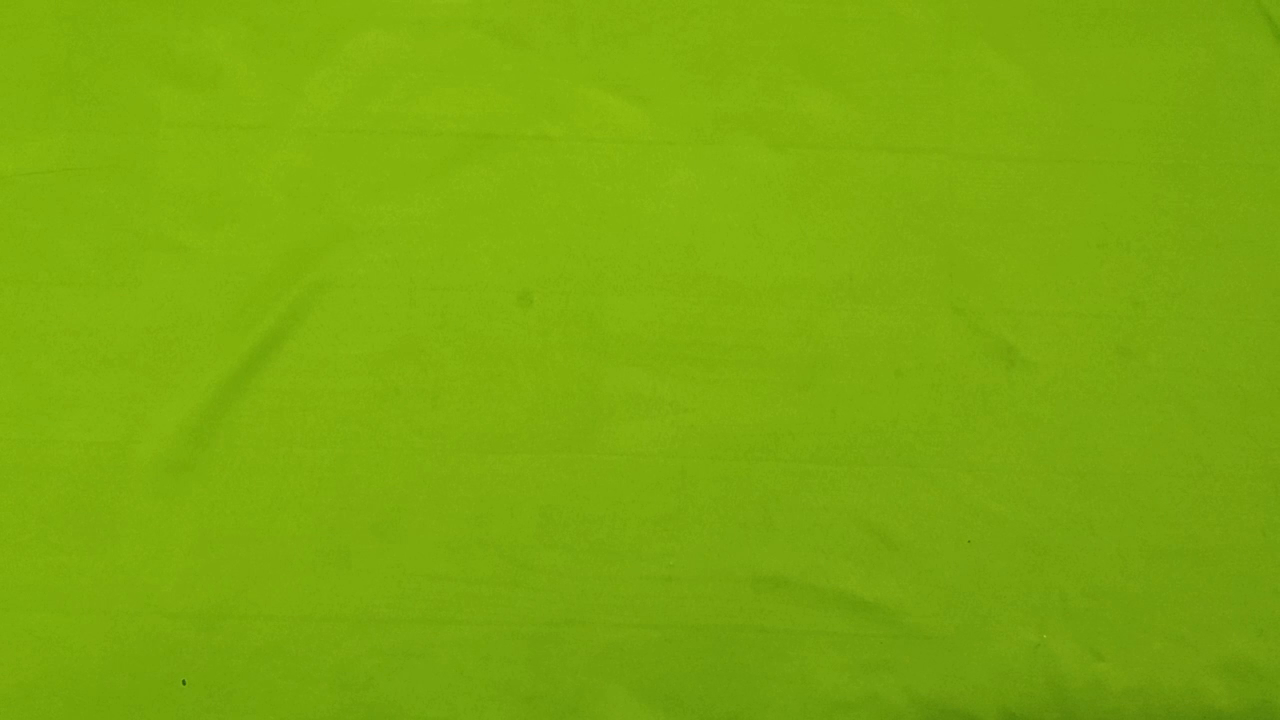
#> input picture frame 6 of video1280-horizontal.mp4, 1280 x 720 px
$ python punto2.py
#> lines starting #> are read from the running program, lines starting #| are printed output that depends on the picture; after the words box and inside, x2 and y2 are one past the last pixel; in counts of white or black regions, pixels touching at a corner belong together
### seguidor.py
import math


class Seguidor:

    def __init__(self):
        self.id_count = 0
        self.centro_puntos = {}

    def rastrear(self, objetoCordenada):

        objetos_id = []

        for obj in objetoCordenada:
            x, y, w, h = obj

            cx = (x + x + w) // 2
            cy = (y + y + h) // 2

            object_det = False
            for id, pt in self.centro_puntos.items():
                dist = math.hypot(cx - pt[0], cy - pt[1])

                if dist < 25:
                    self.centro_puntos[id] = (cx, cy)
                    objetos_id.append([x, y, w, h, id])
                    object_det = True
                    break

            if object_det is False:
                self.centro_puntos[self.id_count] = (cx, cy)
                objetos_id.append([x, y, w, h, self.id_count])
                self.id_count = self.id_count + 1

        new_center_points = {}
        for obj_bb_id in objetos_id:
            _, _, _, _, object_id = obj_bb_id

            center = self.centro_puntos[object_id]
            new_center_points[object_id] = center

        self.centro_puntos = new_center_points.copy()
        return objetos_id

### punto2.py
import time

import cv2 as cv
import numpy as np

from grafica import generar_grafica_distancia_x_tiempo, generar_grafica_velocidad_x_tiempo
from seguidor import Seguidor

seguidor = Seguidor()

cap = cv.VideoCapture("video1280-horizontal.mp4")
fps = cap.get(cv.CAP_PROP_FPS)
print("fps: ", fps)
deteccion = cv.createBackgroundSubtractorMOG2(history=10000, varThreshold=100)

# 90,0   90, 720
# 1094,0   1094,720

punto_inicial = 90
punto_final = 1094
ancho_video_total = 1280
ancho_area_interes = punto_final - punto_inicial
ancho_en_cm = 90
total_area_cm = (ancho_en_cm * ancho_area_interes) / ancho_video_total

v_a = [90, 0]
v_b = [1094, 0]
v_c = [1094, 720]
v_d = [90, 720]

is_primer_frame = True
is_frame_anterior = True
is_velocidad_inicial = True
tiempo_entra_area = 0
idFrameAnterior = 0
velocidad_punto_inicial = 0

# [id, ti, tf, xi, xf, vi, vf, a]
vector_velocidad = {}


def configurar_contorno(frame):
    mascara = deteccion.apply(frame)
    filtro = cv.GaussianBlur(mascara, (11, 11), 0)

    # umbral
    _, umbral = cv.threshold(filtro, 50, 255, cv.THRESH_BINARY)

    # dilatamos
    dilatacion = cv.dilate(umbral, np.ones((3, 3)))
    kernel = cv.getStructuringElement(cv.MORPH_ELLIPSE, (3, 3))
    cierre = cv.morphologyEx(dilatacion, cv.MORPH_CLOSE, kernel)
    contornos, _ = cv.findContours(cierre, cv.RETR_TREE, cv.CHAIN_APPROX_SIMPLE)
    return contornos


def dibujar_area(a, b, c, d):
    pts = np.array([a, b, c, d], np.int32)
    pts = pts.reshape((-1, 1, 2))
    cv.polylines(frame, [pts], isClosed=True, color=(255, 0, 0), thickness=2)
    return pts


def generar_detecciones(frame):
    detecciones = []
    contornos = configurar_contorno(frame)
    for contorno in contornos:
        area = cv.contourArea(contorno)
        if area > 1000:
            x, y, w, h = cv.boundingRect(contorno)
            cv.rectangle(frame, (x, y), (x + w, y + h), (255, 255, 0), 3)
            detecciones.append([x, y, w, h])
    return detecciones


# [38 lines left out: functions get_tiempo_entra_area, get_tiempo_distancia_inicial, get_tiempo_distancia_final, get_velocidad_inicial, not called in this run]


def parse_px_to_cm(distancia_px):
    return (distancia_px * total_area_cm) / ancho_area_interes


# [21 lines left out: functions get_velocidad_instantanea, get_aceleracion, calcular_velocidad_inicial, not called in this run]


def calcular_vector_velocidad(frame, coordenadas_contornos, pts):
    global tiempo_entra_area, idFrameAnterior, is_velocidad_inicial, velocidad_punto_inicial

    if frame is not None:
        height, width = frame.shape[:2]

    for coordenada in coordenadas_contornos:
        x, y, ancho, alto, id = coordenada

        # validar si el objeto capturado es el frame total
        if height == alto or width == ancho:
            continue

        if x <= punto_inicial:
            is_velocidad_inicial = True
            velocidad_punto_inicial = calcular_velocidad_inicial(x)

        # calcular los centros
        cx = int(x + ancho / 2)
        cy = int(y + alto / 2)

        # obtener el momento en que el objeto entra al area
        tiempo_entra_area = get_tiempo_entra_area(x, ancho)

        a2 = cv.pointPolygonTest(pts, (cx, cy), False)
        if a2 >= 0:
            cv.circle(frame, (cx, cy), 3, (247, 17, 130), -1)

            tiempo_inicial, distancia_inicial = get_tiempo_distancia_inicial()
            tiempo_final, distancia_final = get_tiempo_distancia_final(x)
            velocidad_inicial = get_velocidad_inicial(velocidad_punto_inicial)

            velocidad_final = get_velocidad_instantanea(tiempo_inicial, tiempo_final,
                                                        distancia_inicial, distancia_final)

            aceleracion = get_aceleracion(tiempo_inicial, tiempo_final, velocidad_inicial, velocidad_final)

            vector_velocidad[id] = (
                tiempo_inicial, tiempo_final,
                distancia_inicial, distancia_final,
                velocidad_inicial, velocidad_final,
                aceleracion
            )
            idFrameAnterior = id

            cv.putText(frame, f'{round(velocidad_final, 2)} cm/s', (x, y - 15), cv.FONT_HERSHEY_SIMPLEX, 1, (0, 255, 255), 2)
            cv.putText(frame, f'{round(aceleracion, 4)} cm/s^2', (x, y - 40), cv.FONT_HERSHEY_SIMPLEX, 1, (0, 255, 255), 2)


while True:
    ret, frame = cap.read()
#> frame is the input picture: shape (720, 1280, 3); mean B, G, R 12.6, 170.3, 125.1

    if not ret:
        cap.set(cv.CAP_PROP_POS_FRAMES, 0)
        generar_grafica_distancia_x_tiempo(vector_velocidad)
        generar_grafica_velocidad_x_tiempo(vector_velocidad)
        is_primer_frame = True
        is_frame_anterior = True
        vector_velocidad = {}
        tiempo_entra_area = 0
        continue  # reiniciar la reproducción

    pts = dibujar_area(v_a, v_b, v_c, v_d)
#> in dibujar_area, `cv.polylines(frame, [pts], isClosed=True, color=(255, 0, 0), thickness..`:
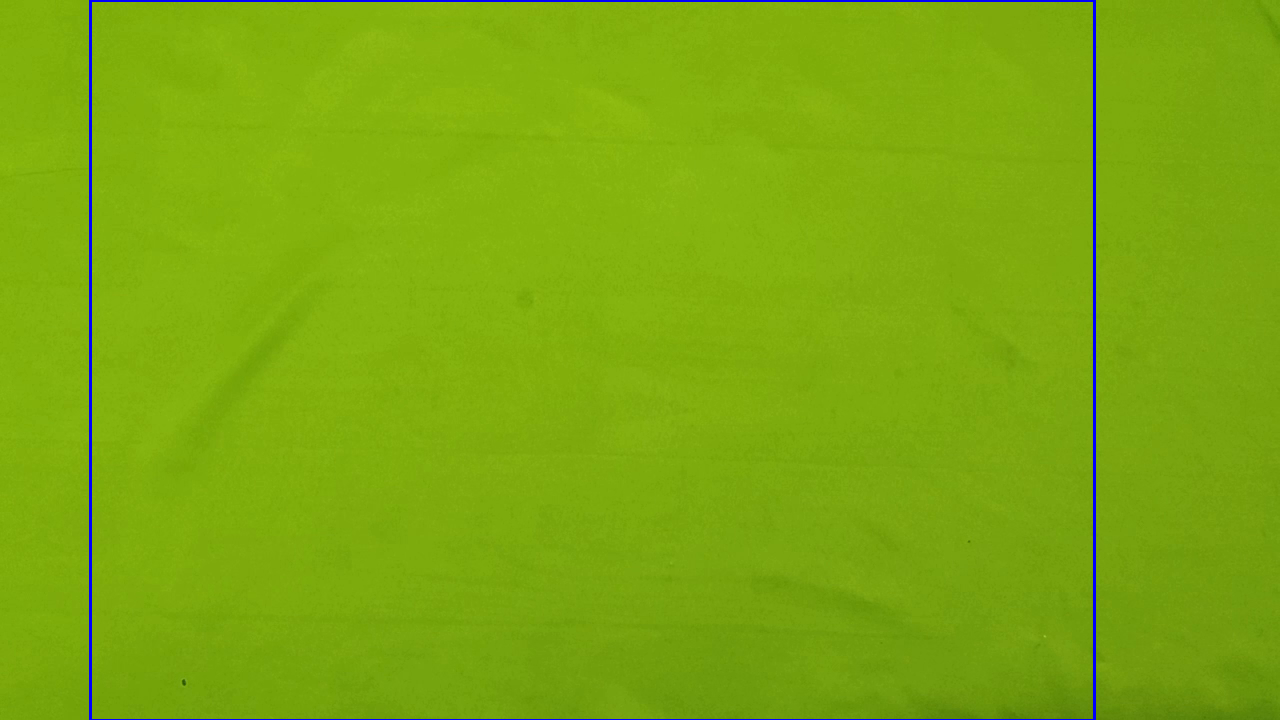
#> frame: shape (720, 1280, 3); 0.79% of pixels changed, all inside (x1, y1, x2, y2) = (89, 0, 1096, 720)

    detecciones = generar_detecciones(frame)
#> in configurar_contorno, `mascara = deteccion.apply(frame)`: mascara: shape (720, 1280); every value is 127
#> in configurar_contorno, `_, umbral = cv.threshold(filtro, 50, 255, cv.THRESH_BINARY)`: umbral: shape (720, 1280); every value is 255
#> in configurar_contorno, `contornos, _ = cv.findContours(cierre, cv.RETR_TREE, cv.CHAIN_APPROX_S..`: contornos = [[[0, 0], [0, 719], [1279, 719], [1279, 0]]]
#> the loop in generar_detecciones, `for contorno in contornos:` made 1 pass
#> (contorno, area, x, y, w, h) on pass 1: ([[0, 0], [0, 719], [1279, 719], [1279, 0]], 919601, 0, 0, 1280, 720)
#> after the loop in generar_detecciones, `for contorno in contornos:`:
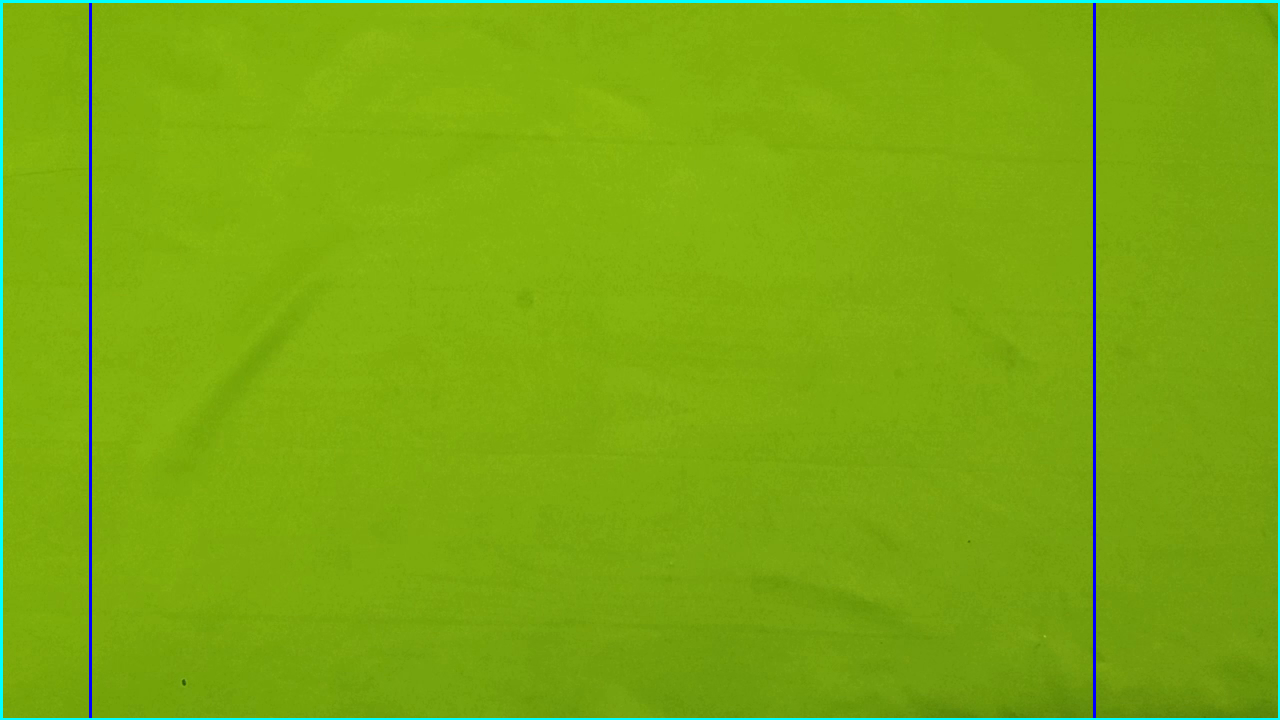
#> frame: shape (720, 1280, 3); 1.08% of pixels changed, all inside (x1, y1, x2, y2) = (0, 0, 1280, 720)
#> after the loop in generar_detecciones, `for contorno in contornos:`: detecciones = [[0, 0, 1280, 720]]
#> detecciones = [[0, 0, 1280, 720]]

    coordenadas_contornos = seguidor.rastrear(detecciones)
#> the loop in rastrear, `for obj in objetoCordenada:` made 1 pass
#> (x, y, w, h, cx, cy, self.id_count) on pass 1: (0, 0, 1280, 720, 640, 360, 1)
#> after the loop in rastrear, `for obj in objetoCordenada:`: objetos_id = [[0, 0, 1280, 720, 0]]; self.centro_puntos = {0: (640, 360)}; self.id_count = 1
#> the loop in rastrear, `for obj_bb_id in objetos_id:` made 1 pass
#> (obj_bb_id, object_id, center) on pass 1: ([0, 0, 1280, 720, 0], 0, (640, 360))
#> after the loop in rastrear, `for obj_bb_id in objetos_id:`: new_center_points = {0: (640, 360)}
#> coordenadas_contornos = [[0, 0, 1280, 720, 0]]

    calcular_vector_velocidad(frame, coordenadas_contornos, pts)
#> the loop in calcular_vector_velocidad, `for coordenada in coordenadas_contornos:` made 1 pass
#> after the loop in calcular_vector_velocidad, `for coordenada in coordenadas_contornos:`: vector_velocidad = 0 items

    print("vector_velocidad = ", vector_velocidad)
#| vector_velocidad =  {}

    # Muestra el video
    if frame is not None:
        cv.imshow("Video", frame)
    else:
        break

    key = cv.waitKey(240)  # Esperar 1 milisegundo
#> (key q is pressed here)

    if key == ord('q'):  # Presionar 'q' para salir del bucle
        break

    # time.sleep(1.5)

# Liberar la cámara
cap.release()

# Cerrar todas las ventanas
cv.destroyAllWindows()

$ run again, starting later in the video
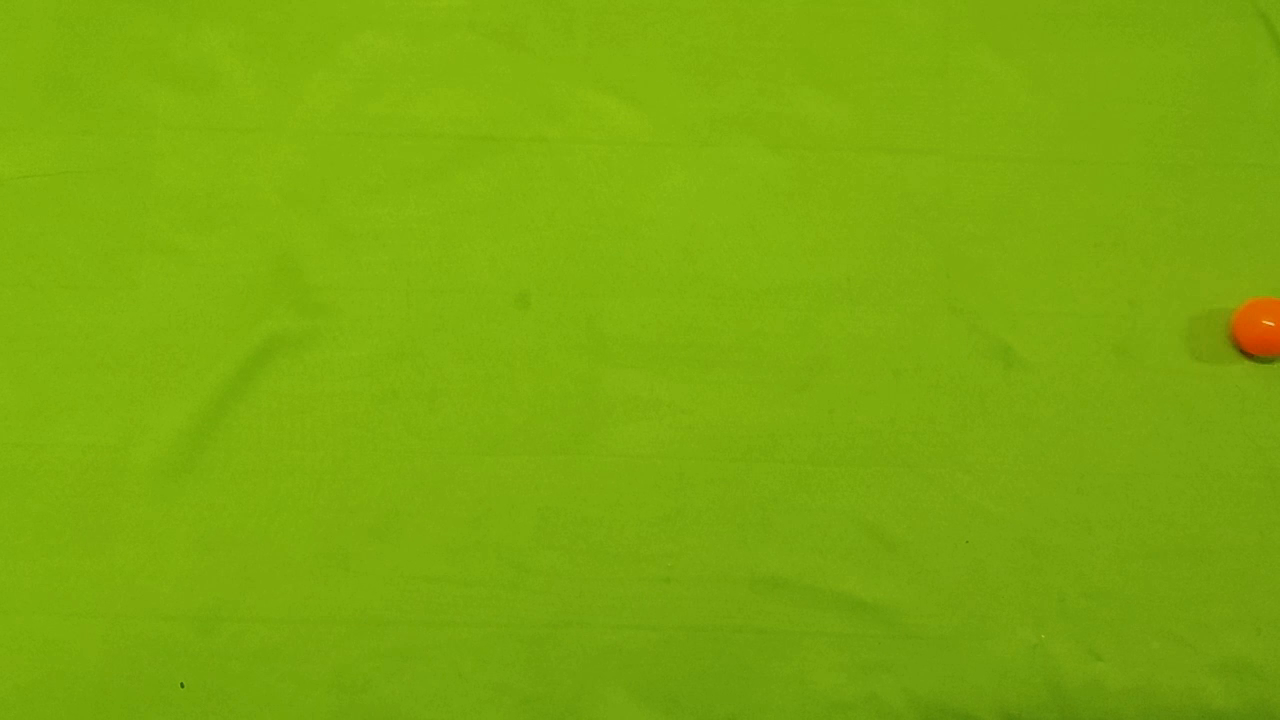
#> input picture frame 27 of video1280-horizontal.mp4, 1280 x 720 px
#> frame is the input picture: shape (720, 1280, 3); mean B, G, R 12.4, 170, 125.3
#> in dibujar_area, `cv.polylines(frame, [pts], isClosed=True, color=(255, 0, 0), thickness..`:
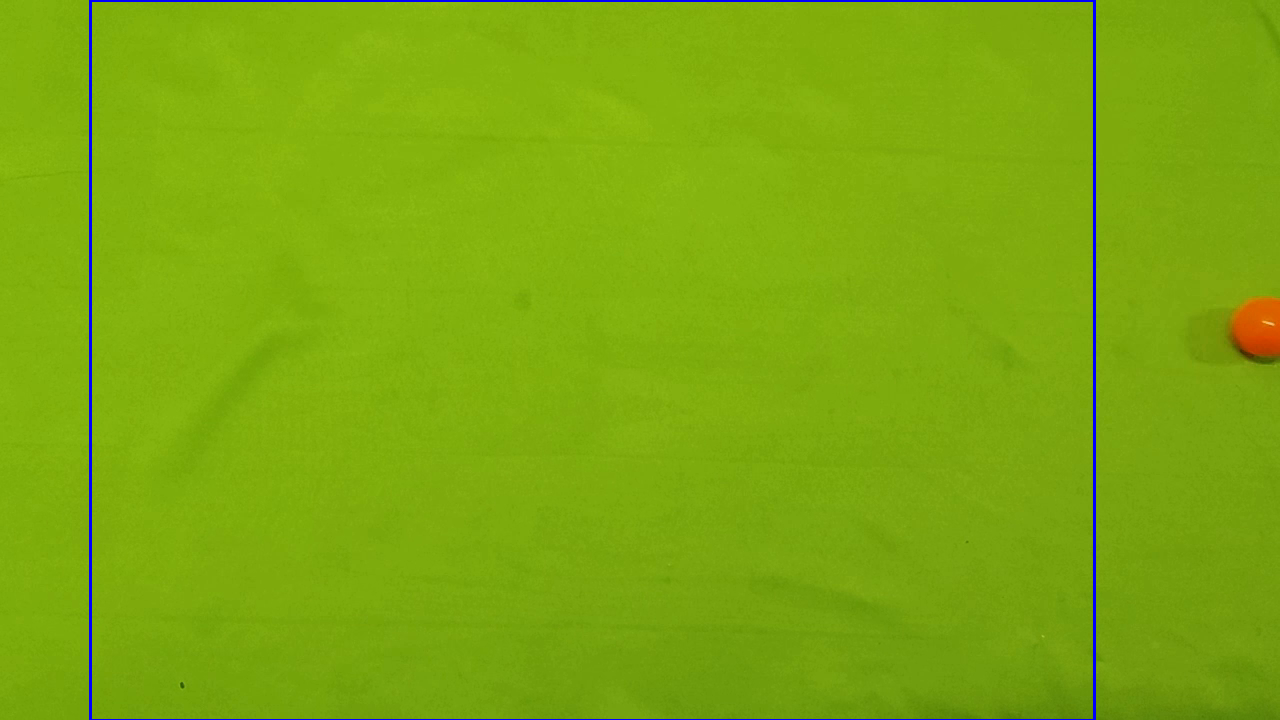
#> frame: shape (720, 1280, 3); 0.79% of pixels changed, all inside (x1, y1, x2, y2) = (89, 0, 1096, 720)
#> mascara: shape (720, 1280); every value is 127
#> umbral: shape (720, 1280); every value is 255
#> in configurar_contorno, `contornos, _ = cv.findContours(cierre, cv.RETR_TREE, cv.CHAIN_APPROX_S..`: contornos = [[[0, 0], [0, 719], [1279, 719], [1279, 0]]]
#> the loop in generar_detecciones, `for contorno in contornos:` made 1 pass
#> (contorno, area, x, y, w, h) on pass 1: ([[0, 0], [0, 719], [1279, 719], [1279, 0]], 919601, 0, 0, 1280, 720)
#> after the loop in generar_detecciones, `for contorno in contornos:`:
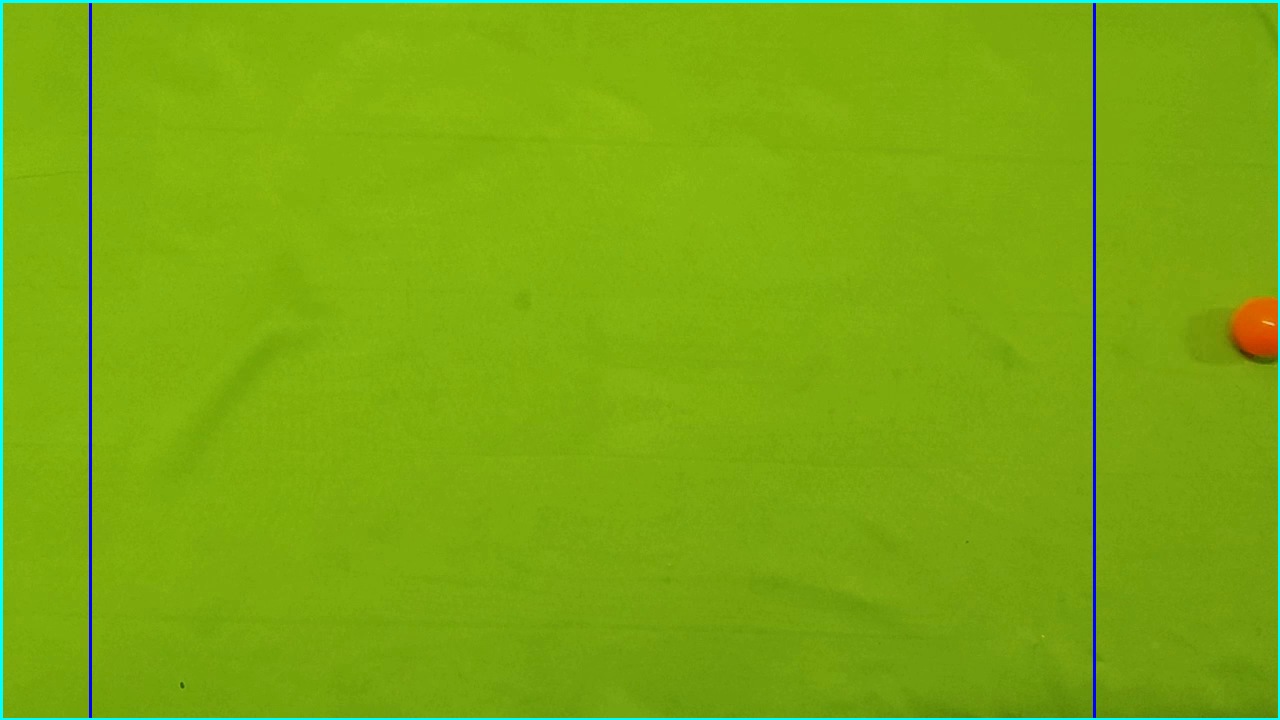
#> frame: shape (720, 1280, 3); 1.08% of pixels changed, all inside (x1, y1, x2, y2) = (0, 0, 1280, 720)
#> after the loop in generar_detecciones, `for contorno in contornos:`: detecciones = [[0, 0, 1280, 720]]
#> the loop in rastrear, `for obj in objetoCordenada:` made 1 pass
#> (x, y, w, h, cx, cy, self.id_count) on pass 1: (0, 0, 1280, 720, 640, 360, 1)
#> after the loop in rastrear, `for obj in objetoCordenada:`: objetos_id = [[0, 0, 1280, 720, 0]]; self.centro_puntos = {0: (640, 360)}; self.id_count = 1
#> the loop in rastrear, `for obj_bb_id in objetos_id:` made 1 pass
#> (obj_bb_id, object_id, center) on pass 1: ([0, 0, 1280, 720, 0], 0, (640, 360))
#> after the loop in rastrear, `for obj_bb_id in objetos_id:`: new_center_points = {0: (640, 360)}
#> coordenadas_contornos = [[0, 0, 1280, 720, 0]]
#> the loop in calcular_vector_velocidad, `for coordenada in coordenadas_contornos:` made 1 pass
#> after the loop in calcular_vector_velocidad, `for coordenada in coordenadas_contornos:`: vector_velocidad = 0 items
#| vector_velocidad =  {}
